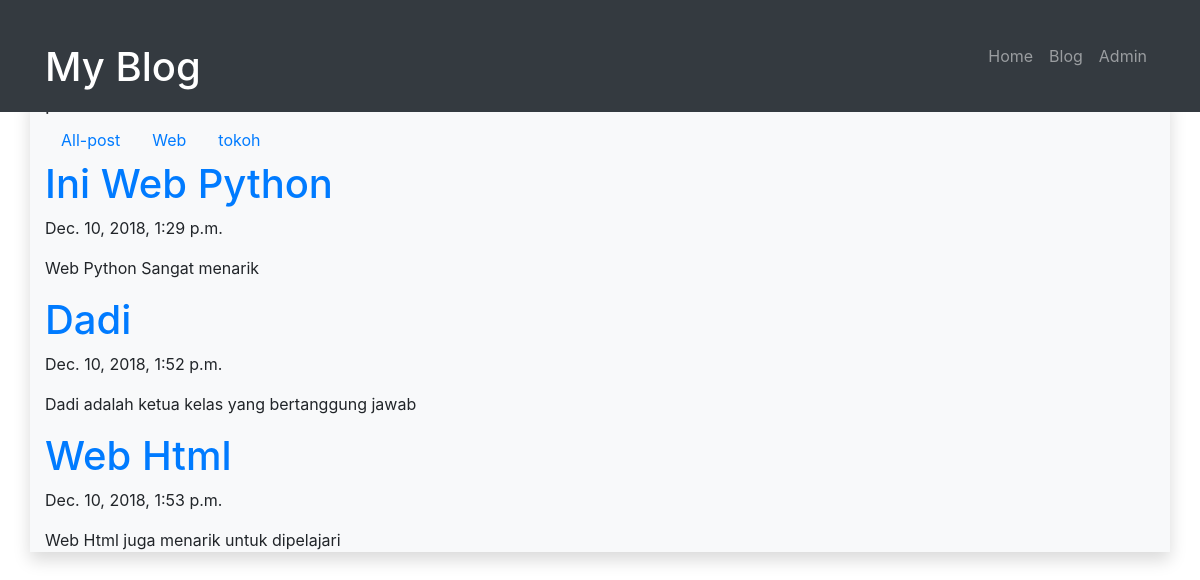
Screenshot of /blog/ with the database file from the repository.
### blog/models.py (models this page shows, shortened)
class Post(models.Model):
	judul		= models.CharField(max_length=255)
	body		= models.TextField()
	category	= models.CharField(max_length=255)
	publish		= models.DateTimeField(auto_now_add = True)
	update		= models.DateTimeField(auto_now = True)
	slug		= models.SlugField(blank=True, editable = False)

### blog/views.py (the view)
def index(request):
	posts = Post.objects.all();
	categories = Post.objects.values('category').distinct();
	context = {
		'Judul':'Home Blog',
		'Content':'.',
		'Categories':categories,
		'Posts':posts,
	}
	return render(request,'blog/index.html',context)

### blog/templates/blog/index.html (shortened to what this page needs)
{% extends "base.html" %}
{% block contents %}
	<ul class="nav">
		<li class="nav-item">
			<a class = "nav-link" href="{% url "blog:index" %}" title="">
				All-post
			</a>
		</li>
	{% for dataCategory in Categories %}
		<li class="nav-item">
			<a class = "nav-link" href="{% url "blog:category" categoryInput=dataCategory.category%}" title="">
				{{dataCategory.category}}
			</a>
		</li>
	{% endfor %}
	</ul>
	{% for post in Posts %}
		<a href="{% url "blog:detail" slugInput=post.slug %}" title="">
			<h1>{{post.judul}}</h1>
		</a>
		<p>{{post.publish}}</p>
		<p>{{post.body|truncatechars:200}}</p>
	{% endfor %}
{% endblock contents %}

### templates/base.html (shortened to what this page needs)
{% load static %}
<!DOCTYPE html>
<html>
<head>
	{% include "snippets/styles.html" %}
</head>
<body>
	{% include "snippets/navbar.html" %}
	<div class="container" style="margin-top:150 px">
		<h1>
		</h1>
	</div>
	<div class="container bg-light shadow mt-5">
		{% block contents %}
		{% endblock contents %}
	</div>
</body>
</html>

### templates/snippets/styles.html (shortened to what this page needs)
<link rel="stylesheet" href="https://stackpath.bootstrapcdn.com/bootstrap/4.1.3/css/bootstrap.min.css">

### templates/snippets/navbar.html (shortened to what this page needs)
<nav class="navbar fixed-top navbar-expand-sm navbar-dark bg-dark">
		<div class="container">
			<a class="navbar-brand" href="#">
				<h1>My Blog</h1>
			</a>
			<div class="collapse navbar-collapse" id="navbarSupportedContent">
				<ul class="navbar-nav ml-auto">
					<li class="nav-item">
						<a class="nav-link" href="{% url "index" %}">
							Home
						</a>
					</li>
					<li class="nav-item">
						<a class="nav-link" href="{% url "blog:index" %}">
							Blog
						</a>
					</li>
					<li class="nav-item">
						<a class="nav-link" href="{% url "admin:index" %}">
							Admin
						</a>
					</li>
				</ul>
			</div>
		</div>
	</nav>

### templates/snippets/scripts.html (shortened to what this page needs)
{% load static %}

### rows the page displays
Post: judul "Ini Web Python", publish "Dec. 10, 2018, 1:29 p.m.", body "Web Python Sangat menarik"
Post: judul "Dadi", publish "Dec. 10, 2018, 1:52 p.m.", body "Dadi adalah ketua kelas yang bertanggung jawab"
Post: judul "Web Html", publish "Dec. 10, 2018, 1:53 p.m.", body "Web Html juga menarik untuk dipelajari"

### other values shown
{{ dataCategory.category }} "Web" "tokoh"
